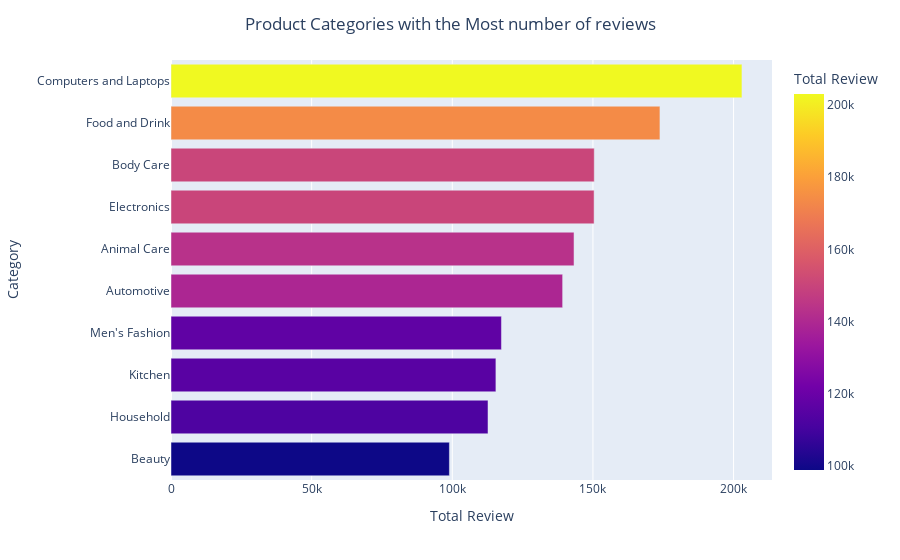
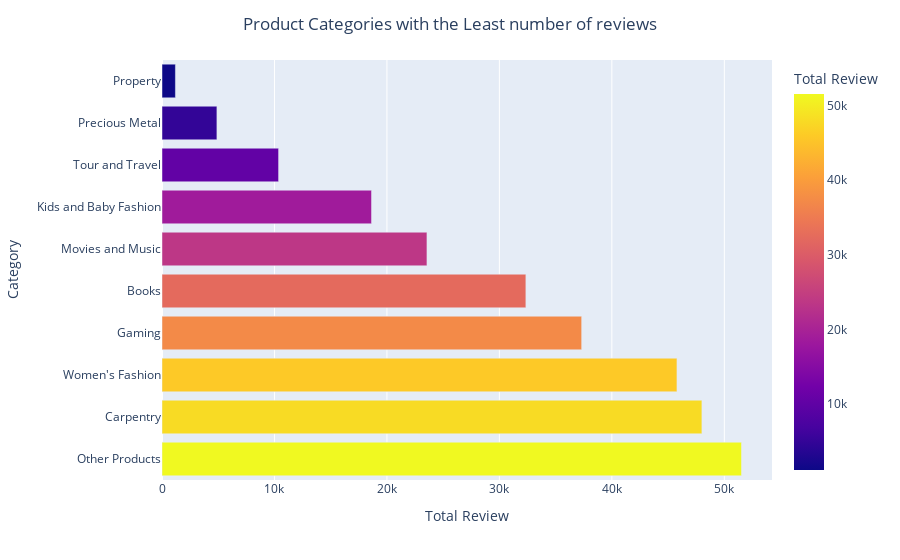

The notebook cell saved with these charts, in order:
### Markdown cell above
### Product categories based on total review

### Code cell
df1 = pd.DataFrame(df.groupby('Category')['Total Review'].sum().reset_index())
df1.columns = ['Category', 'Total Review']

# Highest number of sales
sort_df = df1.sort_values(['Total Review'],ascending=True)

fig1 = px.bar(sort_df.iloc[-10:,:], y='Category', x='Total Review', color='Total Review')
fig1.update_layout(title_text='Product Categories with the Most number of reviews', title_x=0.5)
fig1.show()

# Lowest number of sales
sort_df = df1.sort_values(['Total Review'],ascending=False)

fig2 = px.bar(sort_df.iloc[-10:,:], y='Category', x='Total Review', color='Total Review')
fig2.update_layout(title_text='Product Categories with the Least number of reviews', title_x=0.5)
fig2.show()

### Figure 1 — Plotly figure (JSON) as saved in the notebook; plotly's stock layout.template omitted (floating-point values rounded to 4 significant figures)
{"data": [{"alignmentgroup": "True", "hovertemplate": "Total Review=%{marker.color}<br>Category=%{y}<extra></extra>", "legendgroup": "", "marker": {"color": [98973, 112698, 115504, 117471, 139231, 143282, 150412, 150471, 173823, 202978], "coloraxis": "coloraxis", "pattern": {"shape": ""}}, "name": "", "offsetgroup": "", "orientation": "h", "showlegend": false, "textposition": "auto", "type": "bar", "x": [98973, 112698, 115504, 117471, 139231, 143282, 150412, 150471, 173823, 202978], "xaxis": "x", "y": ["Beauty", "Household", "Kitchen", "Men's Fashion", "Automotive", "Animal Care", "Electronics", "Body Care", "Food and Drink", "Computers and Laptops"], "yaxis": "y"}], "layout": {"barmode": "relative", "coloraxis": {"colorbar": {"title": {"text": "Total Review"}}, "colorscale": [[0, "#0d0887"], [0.1111, "#46039f"], [0.2222, "#7201a8"], [0.3333, "#9c179e"], [0.4444, "#bd3786"], [0.5556, "#d8576b"], [0.6667, "#ed7953"], [0.7778, "#fb9f3a"], [0.8889, "#fdca26"], [1, "#f0f921"]]}, "legend": {"tracegroupgap": 0}, "margin": {"t": 60}, "title": {"text": "Product Categories with the Most number of reviews", "x": 0.5}, "xaxis": {"anchor": "y", "domain": [0, 1], "title": {"text": "Total Review"}}, "yaxis": {"anchor": "x", "domain": [0, 1], "title": {"text": "Category"}}}}

### Figure 2 — Plotly figure (JSON) as saved in the notebook; plotly's stock layout.template omitted (floating-point values rounded to 4 significant figures)
{"data": [{"alignmentgroup": "True", "hovertemplate": "Total Review=%{marker.color}<br>Category=%{y}<extra></extra>", "legendgroup": "", "marker": {"color": [51528, 48006, 45788, 37315, 32355, 23558, 18630, 10366, 4882, 1193], "coloraxis": "coloraxis", "pattern": {"shape": ""}}, "name": "", "offsetgroup": "", "orientation": "h", "showlegend": false, "textposition": "auto", "type": "bar", "x": [51528, 48006, 45788, 37315, 32355, 23558, 18630, 10366, 4882, 1193], "xaxis": "x", "y": ["Other Products", "Carpentry", "Women's Fashion", "Gaming", "Books", "Movies and Music", "Kids and Baby Fashion", "Tour and Travel", "Precious Metal", "Property"], "yaxis": "y"}], "layout": {"barmode": "relative", "coloraxis": {"colorbar": {"title": {"text": "Total Review"}}, "colorscale": [[0, "#0d0887"], [0.1111, "#46039f"], [0.2222, "#7201a8"], [0.3333, "#9c179e"], [0.4444, "#bd3786"], [0.5556, "#d8576b"], [0.6667, "#ed7953"], [0.7778, "#fb9f3a"], [0.8889, "#fdca26"], [1, "#f0f921"]]}, "legend": {"tracegroupgap": 0}, "margin": {"t": 60}, "title": {"text": "Product Categories with the Least number of reviews", "x": 0.5}, "xaxis": {"anchor": "y", "domain": [0, 1], "title": {"text": "Total Review"}}, "yaxis": {"anchor": "x", "domain": [0, 1], "title": {"text": "Category"}}}}
